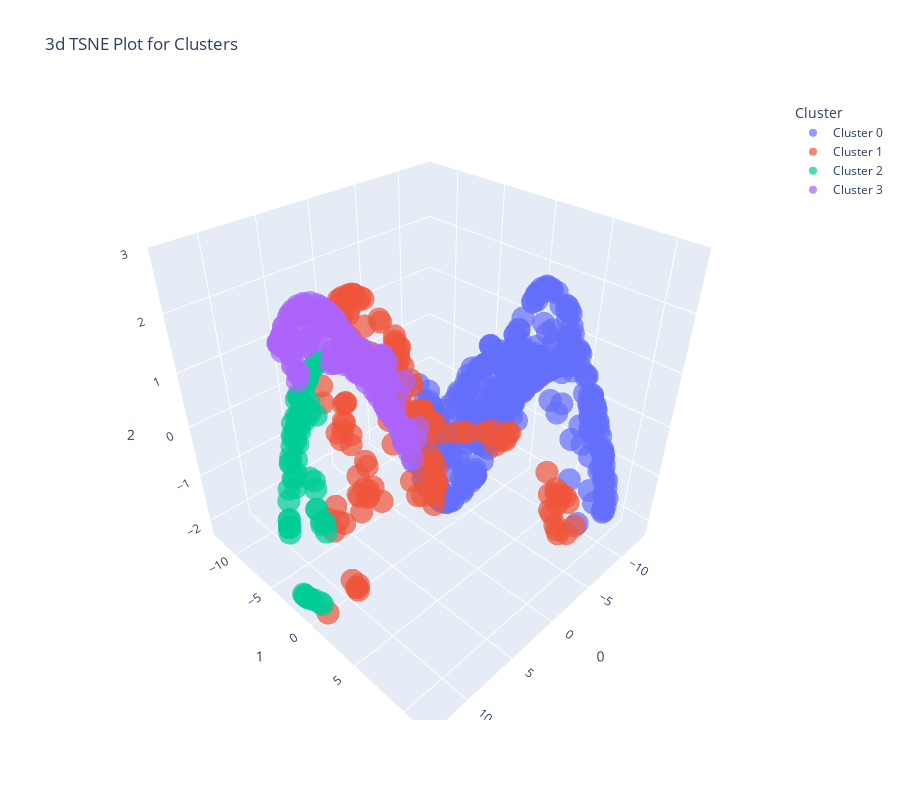

Notebook code for this chart:
### Code cell
plot_model(kmeans, plot = 'tsne')

### Figure 1 — Plotly figure (JSON) as saved in the notebook; plotly's stock layout.template omitted (floating-point values rounded to 4 significant figures; data arrays with more than 128 entries replaced by an {"elided": "..."} marker saying what was removed)
{"data": [{"customdata": {"elided": "387x1 float values"}, "hovertemplate": "Cluster=Cluster 0<br>0=%{x}<br>1=%{y}<br>2=%{z}<br>Feature=%{customdata[0]}<extra></extra>", "legendgroup": "Cluster 0", "marker": {"color": "#636efa", "opacity": 0.7, "symbol": "circle"}, "mode": "markers", "name": "Cluster 0", "scene": "scene", "showlegend": true, "type": "scatter3d", "x": {"elided": "387 float values"}, "y": {"elided": "387 float values"}, "z": {"elided": "387 float values"}}, {"customdata": {"elided": "160x1 float values"}, "hovertemplate": "Cluster=Cluster 1<br>0=%{x}<br>1=%{y}<br>2=%{z}<br>Feature=%{customdata[0]}<extra></extra>", "legendgroup": "Cluster 1", "marker": {"color": "#EF553B", "opacity": 0.7, "symbol": "circle"}, "mode": "markers", "name": "Cluster 1", "scene": "scene", "showlegend": true, "type": "scatter3d", "x": {"elided": "160 float values"}, "y": {"elided": "160 float values"}, "z": {"elided": "160 float values"}}, {"customdata": [[38170.0], [39800.0], [40340.0], [39310.0], [38600.0], [38450.0], [30270.0], [32050.0], [32200.0], [66370.0], [42820.0], [41380.0], [40860.0], [41420.0], [30800.0], [37380.0], [35620.0], [35030.0], [30350.0], [51150.0], [49250.0], [46750.0], [44130.0], [44080.0], [43890.0], [44300.0], [33180.0], [42680.0], [47070.0], [33420.0], [37090.0], [30960.0], [31430.0], [44750.0], [42770.0], [43370.0], [32750.0], [34820.0], [38320.0], [38990.0], [39710.0], [39880.0], [48310.0], [48370.0], [45060.0], [44210.0], [39090.0], [42380.0], [57150.0], [60570.0], [63910.0], [65280.0], [70760.0], [68570.0], [69130.0], [41670.0], [46730.0], [39370.0], [38300.0], [32220.0], [32420.0], [35720.0], [35650.0], [35130.0], [35170.0], [55640.0], [33010.0], [41370.0], [42740.0], [40970.0], [38800.0]], "hovertemplate": "Cluster=Cluster 2<br>0=%{x}<br>1=%{y}<br>2=%{z}<br>Feature=%{customdata[0]}<extra></extra>", "legendgroup": "Cluster 2", "marker": {"color": "#00cc96", "opacity": 0.7, "symbol": "circle"}, "mode": "markers", "name": "Cluster 2", "scene": "scene", "showlegend": true, "type": "scatter3d", "x": [10.91, 11.38, 11.53, 11.35, 11.23, 11.2, 7.784, 8.826, 8.9, 13.1, 11.61, 11.37, 11.56, 11.78, 8.318, 10.99, 9.807, 9.615, 7.759, 12.3, 12.28, 12.55, 12.61, 12.61, 12.64, 12.67, 8.873, 12.53, 12.12, 9.069, 10.1, 8.045, 8.159, 12.27, 12.08, 12.59, 8.828, 9.633, 10.88, 10.98, 11.12, 11.11, 12.19, 12.19, 12.38, 12.33, 11.04, 12.29, 13.01, 13.07, 13.1, 13.1, 13.07, 13.09, 13.09, 12.36, 12.1, 11.15, 11.17, 8.457, 8.645, 9.717, 9.828, 9.717, 9.804, 12.98, 8.983, 12.27, 11.7, 11.3, 11.14], "y": [-2.325, -1.922, -1.708, -1.208, -0.7362, -0.1291, -3.725, -5.256, -5.432, -1.354, -3.892, -3.618, -2.305, -1.804, -4.587, -1.027, -3.443, -5.256, -3.568, -3.618, -3.486, -1.587, 0.6784, 0.6852, 1.106, 1.137, -3.867, 1.377, -3.682, -4.789, -4.8, -3.752, -3.628, -2.229, -1.761, 1.478, -4.475, -3.069, -2.668, -3.412, -3.492, -3.878, -3.765, -3.721, -1.87, -1.623, -3.036, -0.1547, 0.2938, -0.388, -0.9527, -1.152, -1.744, -1.582, -1.535, 0.4897, -3.767, -2.746, -0.8517, -3.626, -4.105, -4.592, -3.382, -3.1, -2.762, 0.4964, -4.871, 0.3126, -4.045, -3.75, -1.981], "z": [1.144, 1.006, 0.9617, 1.184, 1.331, 1.359, 1.57, 0.9349, 0.8529, -2.044, -0.3432, 0.1628, 0.7432, 0.7553, 1.257, 1.46, 1.2, 0.5207, 1.633, -1.116, -0.9564, 0.09729, 0.002642, 0.003919, -0.1651, -0.2218, 1.347, -0.1667, -0.8599, 0.9654, 0.3941, 1.544, 1.577, 0.1429, 0.5188, -0.3162, 1.156, 1.445, 1.025, 0.5993, 0.4553, 0.2041, -1.044, -1.008, 0.2073, 0.3208, 0.7595, 0.4174, -1.91, -1.957, -2.014, -2.032, -2.053, -2.053, -2.055, 0.3121, -0.8968, 0.8331, 1.363, 1.526, 1.324, 0.719, 1.22, 1.398, 1.513, -1.918, 0.9758, 0.4207, -0.5882, 0.1306, 1.134]}, {"customdata": {"elided": "186x1 float values"}, "hovertemplate": "Cluster=Cluster 3<br>0=%{x}<br>1=%{y}<br>2=%{z}<br>Feature=%{customdata[0]}<extra></extra>", "legendgroup": "Cluster 3", "marker": {"color": "#ab63fa", "opacity": 0.7, "symbol": "circle"}, "mode": "markers", "name": "Cluster 3", "scene": "scene", "showlegend": true, "type": "scatter3d", "x": {"elided": "186 float values"}, "y": {"elided": "186 float values"}, "z": {"elided": "186 float values"}}], "layout": {"height": 800, "legend": {"title": {"text": "Cluster"}, "tracegroupgap": 0}, "scene": {"domain": {"x": [0, 1], "y": [0, 1]}, "xaxis": {"title": {"text": "0"}}, "yaxis": {"title": {"text": "1"}}, "zaxis": {"title": {"text": "2"}}}, "title": {"text": "3d TSNE Plot for Clusters"}, "width": 900}}
